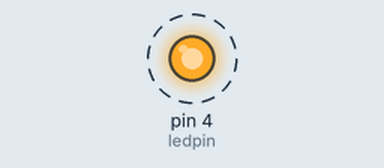
Bench run of a sketch on a simulated Arduino Uno, built with avr-gcc and run on an emulated ATmega328P. Shown: output pins drawn as LEDs (lit = HIGH). Dashed ring = blinking. What the sketch prints to the serial monitor is not drawn.

Above: at 0.3 s.
Timing chart, 0 to 3.0 s (numbered marks = the images above):
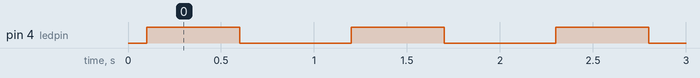

Measured:
- by itself, pin 4 (ledpin): alternates HIGH for 0.50 s and LOW for 0.60 s

The sketch:

quiz2_Q3.ino
```cpp
int ledpin = 4;
int counter = 0;

void setup()
{
  //set outpups
  pinMode(ledpin, OUTPUT);

  Serial.begin(9600);
}

void loop()
{
Serial.print(digitalRead(ledpin));

delay(100);

  digitalWrite(ledpin, HIGH);
  counter = counter + 1;  // or counter++ does the same thing
  Serial.println(counter);

  delay(500);

  digitalWrite(ledpin, LOW);

  delay(500);
}
```
